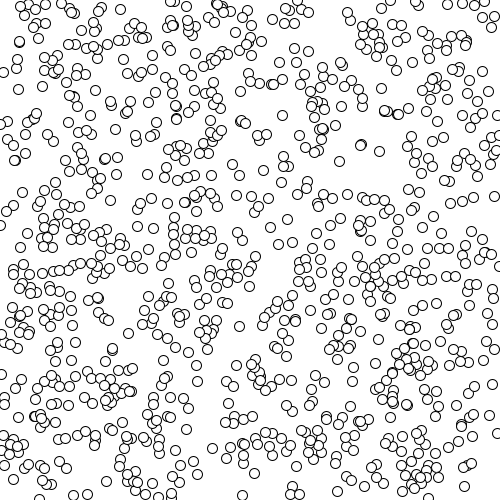
Frame 1 (no input)
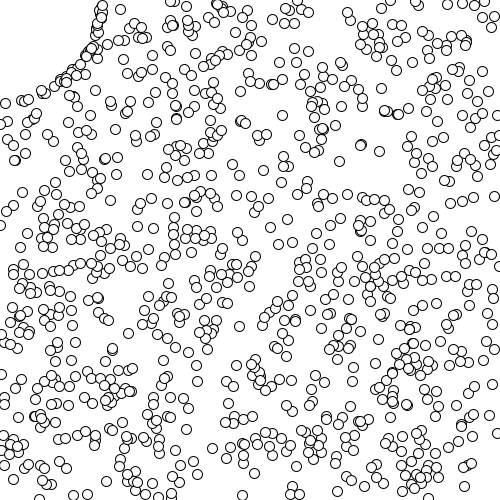
Frame 60 (the mouse pressed at the canvas centre just before this capture)
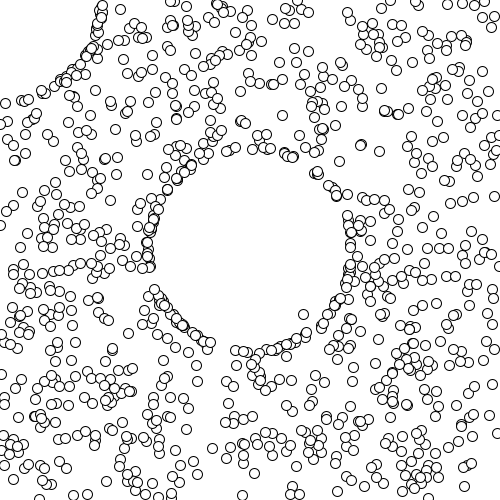
Frame 120 (the mouse held since frame 60 and released just before this capture)

The Processing sketch that drew these frames (run headless with seeded random() and noise(); from frame 60 on, the mouse is pressed at the canvas centre):

// Processing sketch: processing_61754
// ── processing_61754.pde

float[] xP = new float[1000];
float[] yP = new float[1000];


void setup() {

  size(500, 500);

  int i = 0;
  while (i < xP.length) {
    xP[i] = random(0, 500);
    yP[i] = random(0, 500);
    i= i+1;
  }
}


void draw() {

  background(255);

  int i = 0;
  while (i < xP.length) {

    ellipse(xP[i], yP[i], 10, 10);
    float dista = dist(mouseX, mouseY,xP[i], yP[i]);
if(dista < 100) {
    xP[i]=xP[i]+(xP[i]-mouseX)/25;
    yP[i]=yP[i]+(yP[i]-mouseY)/25; 

    
    
    
  }
  i=i+1;
}}
